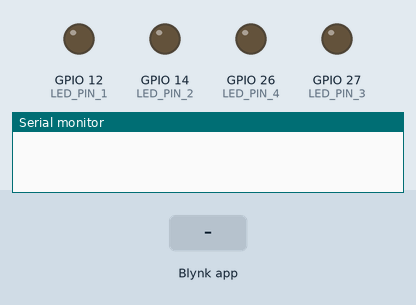
The sketch below on a simulated ESP32. Parts: output pins drawn as LEDs (lit = HIGH), the last lines printed to the serial monitor. Inputs (shaded band) come from the test bench. WiFi joins after 1.5 s; servers stay silent unless stated.

Above: at 3.0 s.
3.1 s: Blynk app writes 1 to V1
At 3.9 s:
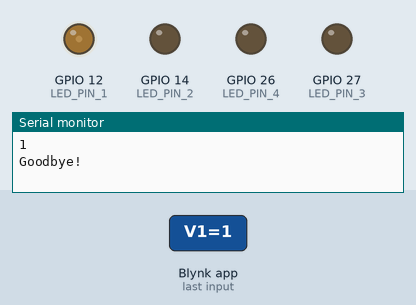
4.6 s: Blynk app writes 1 to V2
At 5.0 s:
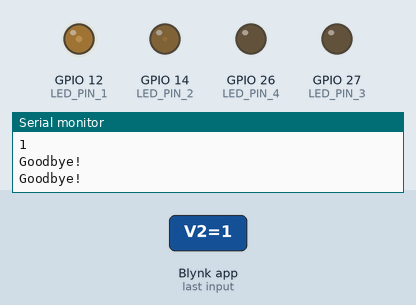
6.1 s: Blynk app writes 0 to V1
At 7.3 s:
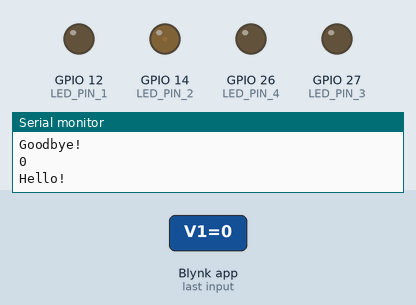
7.6 s: Blynk app writes 200 to V2
At 8.5 s:
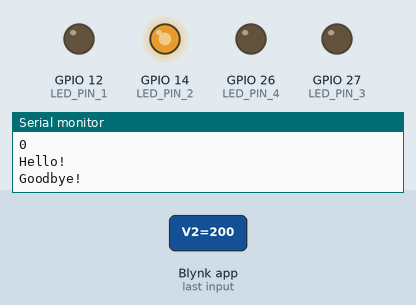
9.1 s: Blynk app writes 200 to V1
At 9.6 s:
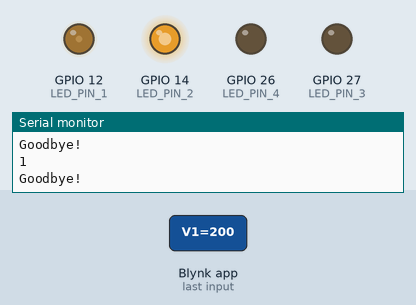
10.6 s: Blynk app writes 1 to V3
At 12.0 s:
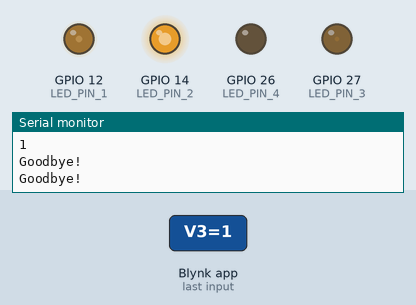
Timing chart, 0 to 13.1 s (numbered marks = the images above; inputs shaded):
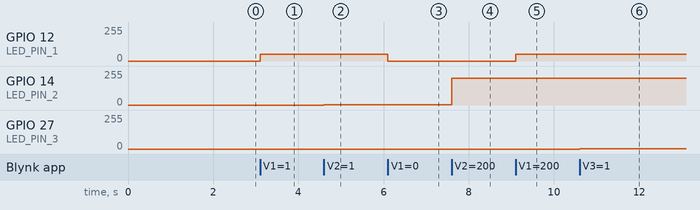

Measured:
- after the input at 3.1 s, GPIO 12 (LED_PIN_1): 0/255 → 50/255 at once
- after the input at 4.6 s, GPIO 14 (LED_PIN_2): 0/255 → 1/255 at once
- after the input at 6.1 s, GPIO 12 (LED_PIN_1): 50/255 → 0/255 at once
- after the input at 7.6 s, GPIO 14 (LED_PIN_2): 1/255 → 200/255 at once
- after the input at 9.1 s, GPIO 12 (LED_PIN_1): 0/255 → 50/255 at once
- after the input at 10.6 s, GPIO 27 (LED_PIN_3): 0/255 → 1/255 at once

The sketch:

BlynkOnOffBrightness.ino
```cpp
#define BLYNK_TEMPLATE_ID "TMPL2S67kycsb"
#define BLYNK_TEMPLATE_NAME "LED Controller"
#define BLYNK_AUTH_TOKEN "z75PDW_lM-EKdAfV7V8COMuc4rYpdB9u"

#include <WiFi.h>
#include <WiFiClient.h>
#include <BlynkSimpleEsp32.h>

// WiFi credentials
char auth[] = "z75PDW_lM-EKdAfV7V8COMuc4rYpdB9u";
char ssid[] = "Devin iphone";
char pass[] = "oau0jc48psdao";

// Pins for LEDs
#define LED_PIN_1 12
#define LED_PIN_2 14
#define LED_PIN_3 27
#define LED_PIN_4 26

// Variables to store LED states and brightness
bool ledState1 = false;
bool ledState2 = false;
bool ledState3 = false;
bool ledState4 = false;
int brightness1 = 0;
int brightness2 = 0;
int brightness3 = 0;
int brightness4 = 0;
int brightness = 50;

void setup() {
  Serial.begin(115200);

  // Connect to WiFi
  Blynk.begin(auth, ssid, pass);

  // Set the LED pins as outputs
  pinMode(LED_PIN_1, OUTPUT);
  pinMode(LED_PIN_2, OUTPUT);
  pinMode(LED_PIN_3, OUTPUT);
  pinMode(LED_PIN_4, OUTPUT);
}

void loop() {
  Blynk.run();
}

// Function to update LED state and brightness
void updateLed(int ledPin, bool ledState, int brightness) {
  if (ledState) {
    analogWrite(ledPin, brightness);
    Serial.println("Goodbye!");
  } else {
    Serial.println("Hello!");
    analogWrite(ledPin, 0); // Turn LED off
  }
}

// Blynk virtual pins configuration
BLYNK_WRITE(V1) {  // Virtual pin for LED 1 button
  ledState1 = param.asInt(); // Update LED state
  if (ledState1)
    brightness1 = brightness;
  Serial.println(ledState1);
  updateLed(LED_PIN_1, ledState1, brightness1);
}


BLYNK_WRITE(V2) {  // Virtual pin for LED 2 button
  ledState2 = param.asInt(); // Update LED state
  brightness2 = ledState2 ? param.asInt() : 0; // Adjust brightness if LED is turned on
  updateLed(LED_PIN_2, ledState2, brightness2);
}

BLYNK_WRITE(V3) {  // Virtual pin for LED 3 button
  ledState3 = param.asInt(); // Update LED state
  brightness3 = ledState3 ? param.asInt() : 0; // Adjust brightness if LED is turned on
  updateLed(LED_PIN_3, ledState3, brightness3);
}

BLYNK_WRITE(V4) {  // Virtual pin for LED 4 button
  ledState4 = param.asInt(); // Update LED state
  brightness4 = ledState4 ? param.asInt() : 0; // Adjust brightness if LED is turned on
  updateLed(LED_PIN_4, ledState4, brightness4);
}

BLYNK_WRITE(V5) {  // Virtual pin for brightness slider
  brightness = param.asInt(); // Get value from Blynk app
  // Update brightness for all LEDs
  brightness1 = brightness * ledState1;
  brightness2 = brightness * ledState2;
  brightness3 = brightness * ledState3;
  brightness4 = brightness * ledState4;
  analogWrite(LED_PIN_1, brightness1);
  analogWrite(LED_PIN_2, brightness2);
  analogWrite(LED_PIN_3, brightness3);
  analogWrite(LED_PIN_4, brightness4);
}
```
